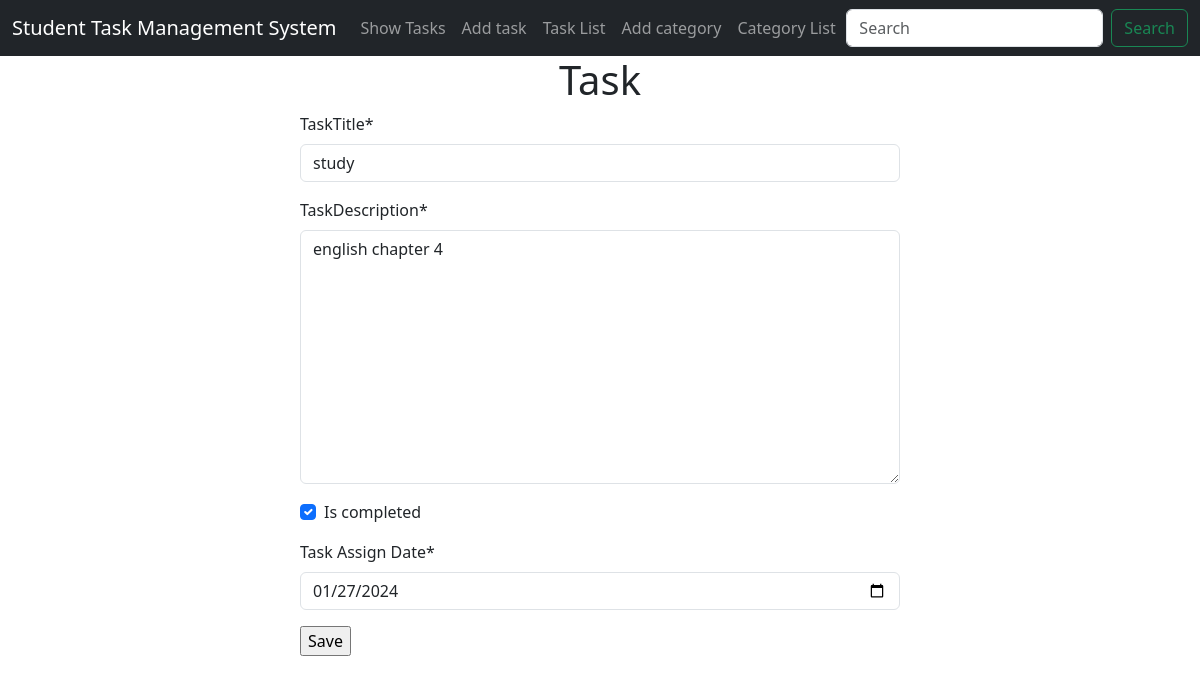
Page /tasks/edit/28 on the committed database.
### tasks/models.py (models this page shows, shortened)
class TaskModel(models.Model):
    taskTitle = models.CharField(max_length=255)
    taskDescription = models.TextField()
    is_completed = models.BooleanField(default=False)
    task_Assign_Date = models.DateField()

### tasks/views.py (the view)
# urls.py: path('edit/<int:task_id>', views.edit_task, name="edit_task"),
def edit_task(request, task_id):
    task = models.TaskModel.objects.get(pk=task_id)
    form = forms.TaskModelForm(instance=task)
    if request.method == 'POST':
        form = forms.TaskModelForm(request.POST, instance=task)
        if form.is_valid():
            form.save()
            return redirect('show_tasks')
    return render(request, 'add_task.html', {'form': form})

### tasks/forms.py
class TaskModelForm(forms.ModelForm):
    class Meta:
        model = TaskModel
        fields = '__all__'
        widgets = {
            'task_Assign_Date': forms.DateInput(attrs={'type': 'date'}),
        }

### tasks/templates/add_task.html (shortened to what this page needs)
{% extends 'base.html' %}
{% block content %}
{% load crispy_forms_tags %}
<form style="width: 50%; margin: auto;" method="post">
    <h1 class="text-center">Task</h1>
    {{ form | crispy }}
    <input type="submit" value="Save">
</form>
{% endblock %}

### rows in the picture
TaskModel: taskTitle "study", taskDescription "english chapter 4", is_completed "☑", task_Assign_Date "01/27/2024"
